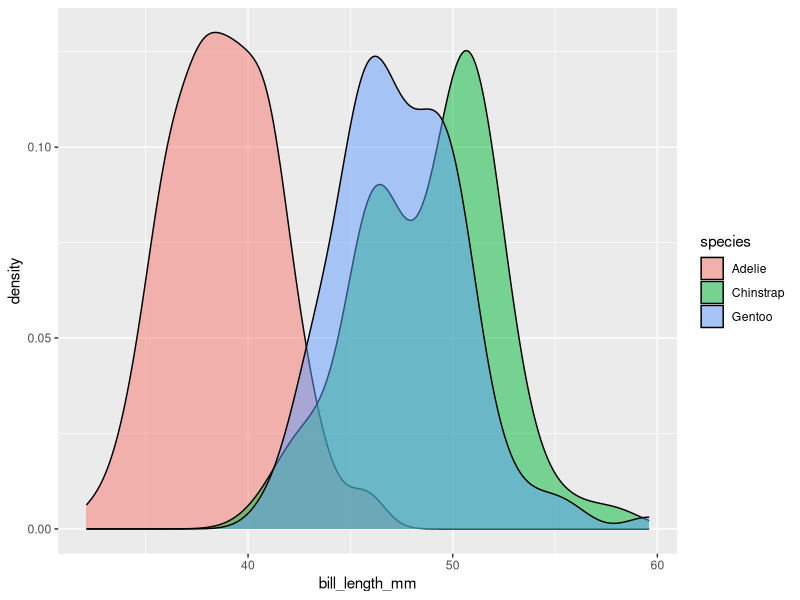
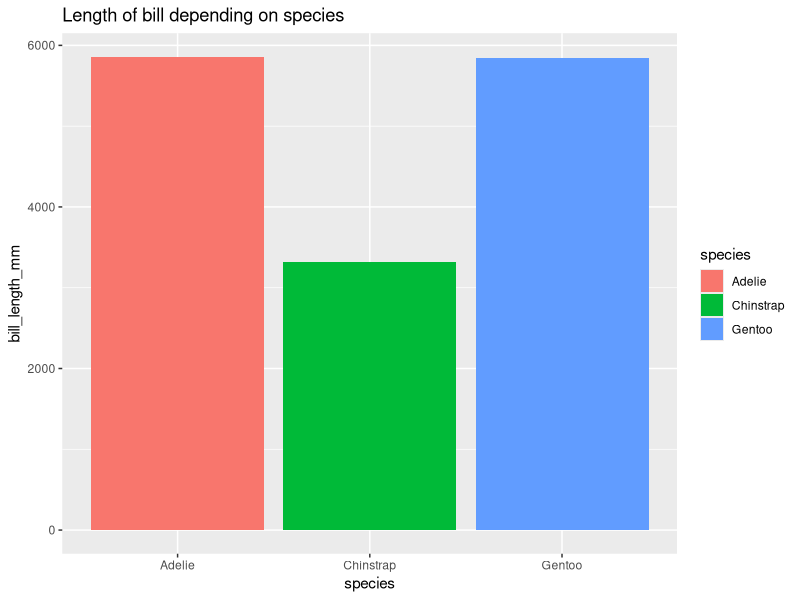

The R script that drew these images, in order:
## ---- chunk 1
knitr::opts_chunk$set(echo = TRUE)
library(palmerpenguins)
library(tidyverse)
## ---- chunk 2
colnames(penguins)
## ---- chunk 3
penguins %>%
  ggplot() +
  geom_density(mapping = aes(x = bill_length_mm, fill=species), alpha=0.5)
## ---- chunk 4
ggplot(data = penguins) + 
  geom_bar(
     mapping = aes(x = species, y = bill_length_mm, fill = species), 
     stat = "identity"
     ) +
  ggtitle(label = "Length of bill depending on species") +
  theme(plot.title = element_text(lineheight = 0.9))
